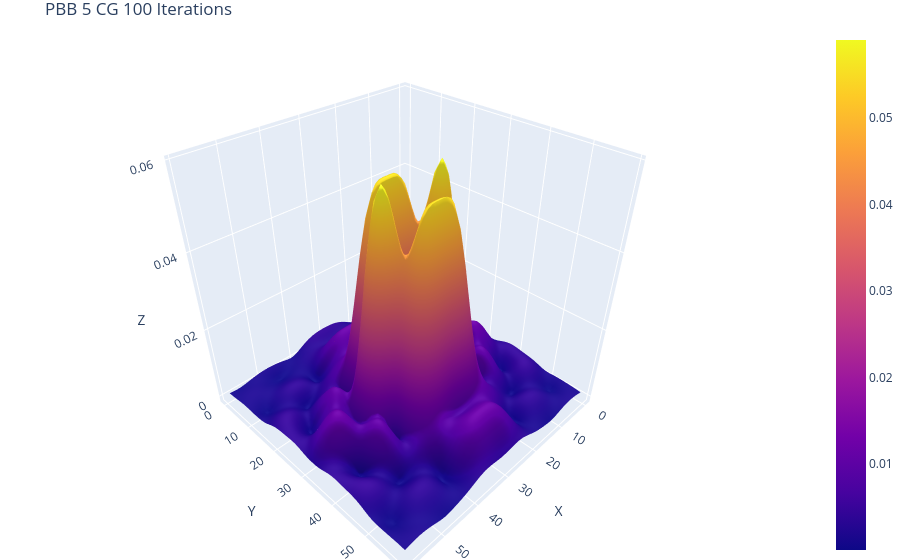

The notebook cell saved with this chart:
### Code cell
plot_3d_surface(out[480:540,610:670], title="PBB 5 CG 100 Iterations")

### Figure 1 — Plotly figure (JSON) as saved in the notebook; plotly's stock layout.template omitted (floating-point values rounded to 4 significant figures; data arrays with more than 128 entries replaced by an {"elided": "..."} marker saying what was removed)
{"data": [{"type": "surface", "x": {"elided": "60x60 int values"}, "y": {"elided": "60x60 int values"}, "z": {"elided": "60x60 float values"}}], "layout": {"autosize": true, "margin": {"b": 0, "l": 0, "r": 0, "t": 30}, "scene": {"xaxis": {"title": {"text": "X"}}, "yaxis": {"title": {"text": "Y"}}, "zaxis": {"title": {"text": "Z"}}}, "title": {"text": "PBB 5 CG 100 Iterations"}}}
